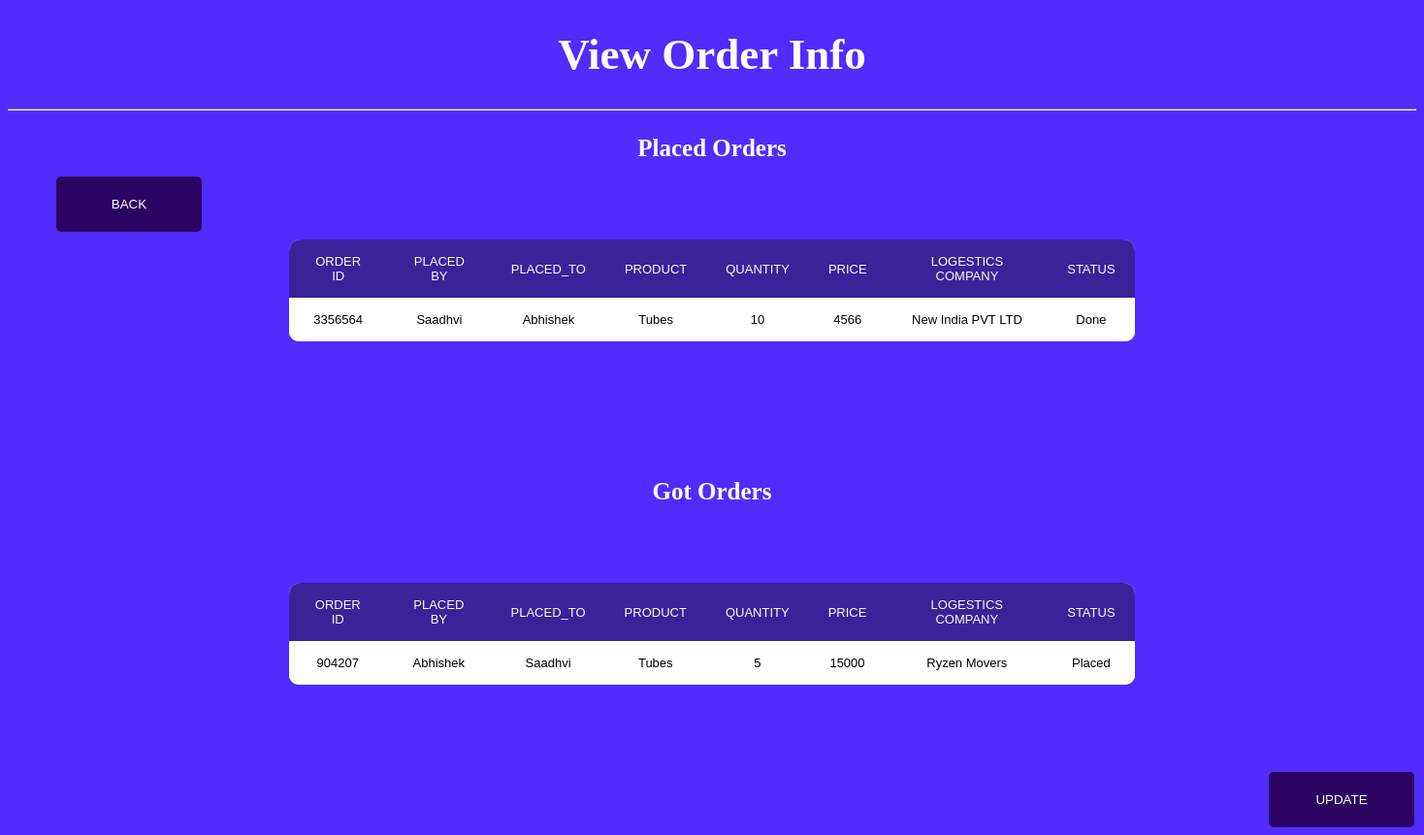
Page /SCM/view_orders.php (signed in) on the committed database.
### tables this page shows
CREATE TABLE `orders` (
  `Order_id` int(11) NOT NULL,
  `Placed_by` varchar(13) NOT NULL,
  `Placed_to` varchar(13) NOT NULL,
  `Product_id` int(11) NOT NULL,
  `Quantity` int(11) NOT NULL,
  `Price` int(11) NOT NULL,
  `Log_company_id` int(11) NOT NULL,
  `Status` varchar(25) NOT NULL
);

CREATE TABLE `user` (
  `User_id` varchar(13) NOT NULL,
  `Username` varchar(50) NOT NULL,
  `Class_id` int(11) NOT NULL,
  `Phone` bigint(20) NOT NULL,
  `Email` varchar(50) NOT NULL,
  `Location` varchar(25) NOT NULL,
  `Inventory_id` int(11) DEFAULT NULL,
  `Catalogue_id` int(11) DEFAULT NULL
);

CREATE TABLE `product` (
  `Product_id` int(11) NOT NULL,
  `Product_name` varchar(25) NOT NULL,
  `Product_type` varchar(25) NOT NULL,
  `Price` int(11) NOT NULL
);

CREATE TABLE `logistic_company` (
  `Company_id` int(11) NOT NULL,
  `Company_name` varchar(25) NOT NULL,
  `Location` varchar(25) NOT NULL,
  `Mode_of_transportation` varchar(25) NOT NULL
);

### SCM/view_orders.php (the view, shortened to what this page needs)
<!DOCTYPE html>
<html lang="en">
<head>
    <link rel="stylesheet" type="text/css" href="./styles/orders_log.css?version51">
</head>
<body>
    <h1 style="text-align : center; font-size:45px; color:white;">View Order Info </h1>
    <button type="button" class="backbtn" onclick="window.location.href='./user.php'">Back</button>
    <hr>
    <h3 style="text-align : center; font-size:25px; color:white;"> Placed Orders</h3>
    <div class="tableClass">
        <table id='info_table' class="rwd-table">
            <tr>
                <th>Order id</th>
                <th>Placed by</th>
                <th>Placed_to</th>
                <th>Product</th>
                <th>Quantity</th>
                <th>Price</th>
                <th>Logestics Company</th>
                <th>Status</th>
            </tr>
            <?php
            $id = $_SESSION['userids'];
            $server = "localhost";
            $username = "root";
            $password = "";
            $con = mysqli_connect($server, $username, $password);
            $sql = "SELECT O.Order_id, B.Username Placed_by, T.Username Placed_to, P.Product_name, O.Quantity, O.Price, L.Company_name, O.Status from scm.orders O inner join scm.user B on O.Placed_by = B.User_id inner join scm.user T on O.Placed_to = T.User_id inner join scm.product P on O.Product_id = P.Product_id inner join scm.logistic_company L on O.Log_company_id = L.Company_id Where O.Placed_by = '$id'";
            $result = $con->query($sql);
            $count = mysqli_num_rows($result);
            if ($count > 0) {
                while ($row = $result->fetch_assoc()) {
                    echo "<tr><td>" . $row["Order_id"] . "</td><td>" . $row["Placed_by"] . "</td><td>" . $row["Placed_to"] . "</td><td>" . $row["Product_name"] . "</td><td>" . $row["Quantity"] . "</td><td>" . $row["Price"] . "</td><td>" . $row["Company_name"] . "</td><td>" . $row["Status"] . "</td></tr>";
                }
            }
            ?>
        </table>
        <br><br>
        <h3 style="text-align : center; font-size:25px; color:white;"> Got Orders</h3>
        <div class="tableClass">
            <table id='info_table' class="rwd-table">
                <tr>
                    <th>Order id</th>
                    <th>Placed by</th>
                    <th>Placed_to</th>
                    <th>Product</th>
                    <th>Quantity</th>
                    <th>Price</th>
                    <th>Logestics Company</th>
                    <th>Status</th>
                </tr>
                <?php
                $id = $_SESSION['userids'];
                $server = "localhost";
                $username = "root";
                $password = "";
                $con = mysqli_connect($server, $username, $password);
                $sql = "SELECT O.Order_id, B.Username Placed_by, T.Username Placed_to, P.Product_name, O.Quantity, O.Price, L.Company_name, O.Status from scm.orders O inner join scm.user B on O.Placed_by = B.User_id inner join scm.user T on O.Placed_to = T.User_id inner join scm.product P on O.Product_id = P.Product_id inner join scm.logistic_company L on O.Log_company_id = L.Company_id Where O.Placed_to = '$id'";
                $result = $con->query($sql);
                $count = mysqli_num_rows($result);
                if ($count > 0) {
                    while ($row = $result->fetch_assoc()) {
                        echo "<tr><td>" . $row["Order_id"] . "</td><td>" . $row["Placed_by"] . "</td><td>" . $row["Placed_to"] . "</td><td>" . $row["Product_name"] . "</td><td>" . $row["Quantity"] . "</td><td>" . $row["Price"] . "</td><td>" . $row["Company_name"] . "</td><td>" . $row["Status"] . "</td></tr>";
                    }
                }
                ?>
            </table>
        </div>
        <button type="button" class="navbtn" onclick="window.location.href='./update_orders.php'">Update</button>
</body>
</html>

### SCM/styles/orders_log.css (style rules this page uses)
body { background-color: rgb(82, 43, 255); color: #000; }
::placeholder { color: rgb(0, 0, 0); opacity: 0.3; }
table { margin: 80px auto; position: relative; z-index: 2; width: 60%; left: auto; border-collapse: collapse; border-spacing: 0; border-radius: 12px 12px 10px 10px; overflow: hidden; font-size: 10px; }
td , th { padding: 15px 20px; text-align: center; background-color: #fff; font-size: 13px; }
th { background-color: rgba(31, 6, 141, 0.877); color: #fafafa; font-family: 'Nunito Sans', sans-serif; font-weight: 200; text-transform: uppercase; }
tr { width: 100%; background-color: #fafafa; font-family: 'Nunito Sans', sans-serif; }
tr:nth-child(even) { background-color: #eeeeee; }
.backbtn { position: absolute; margin-top: 70px; margin-left: 50px; color: #fff ; text-transform: uppercase; text-decoration: none; background: #2c0363; padding: 20px; border-radius: 5px; width: 150px; height: 57px; display: inline; border: none; transition: all 0.4s ease 0s }
.navbtn { position: relative; margin-top: 10px; margin-left: 1300px; color: #fff ; text-transform: uppercase; text-decoration: none; background: #2c0363; padding: 20px; border-radius: 5px; width: 150px; height: 57px; display: inline; border: none; transition: all 0.4s ease 0s }

### rows in the picture
orders: Order_id "3356564", user.Username "Saadhvi", Placed_to.Username "Abhishek", Product.Product_name "Tubes", Quantity "10", Price "4566", Log_company.Company_name "New India PVT LTD", Status "Done"
orders: Order_id "904207", user.Username "Abhishek", Placed_to.Username "Saadhvi", Product.Product_name "Tubes", Quantity "5", Price "15000", Log_company.Company_name "Ryzen Movers", Status "Placed"
